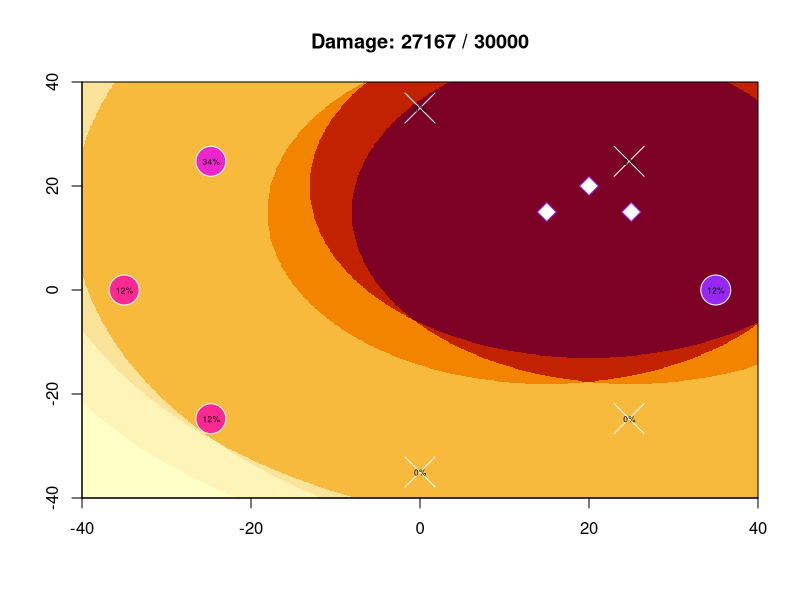

Generate this figure with R:
# defaults
# default energy by resonator level
res.defaultenergy <- c(1000, 1500, 2000, 2500, 3000, 4000, 5000, 6000)
# resonator colours, by level (stolen from IPAS)
res.colors = c("#fece5a", "#ffa630", "#ff7315", "#e40000", "#fd2992", "#eb26cd", "#c124e0", "#9627f4")

# input data

# ALL L1, 35m distance
# level, 1-8, use NA for missing res
#res.level <- rep(1, 8)
# distance from portal center, in m, 1-40
#res.distance <- rep(35, 8)

# LAZY LOADING, 1xL8 PLAYER, 35M DIST
res.level <- c(8,7,6,6,5,5,4,4)
res.distance <- rep(35, 8)

# HIGHEST RES PLACED ADJACENT TO LOWEST NEIGHBORS, 1xL8, 35m
#res.level <- c(8,4,6,5,7,5,6,4)
#res.distance <- rep(35, 8)

# STREET PORTAL STRATEGY, traffic from the west
#res.level <- c(5,4,4,5,6,7,8,6)
#res.distance <- c(35, 35, 35, 35, 35, 5, 1, 5)

# remaining energy (initialise to 100%)
res.energy <- res.defaultenergy[res.level]

# BURSTERS
# 7,6,5 travelling west-to-east
#bursters.levels = c(7,6,5)
#bursters.x = c(-40, -20,  0)
#bursters.y = c(-5,   -5, -5)

# 8s in the center (the last param in rep is the number of bursters, e.g. 3)
#bursters.levels = rep(8, 3)
#bursters.x = rep(0, 3)
#bursters.y = rep(0, 3)

# burster placement that matches the lazy loading res arrangement (i.e. an 8 burster at 35m E, 7 at 35m NE, etc)
#bursters.levels = c(8,7,6,6,5,5,4,4)
#bursters.x = c(35, 25, 0,  -25, -35, -25, 0,   25)
#bursters.y = c(0,  25, 35, 25,  0,   -25, -35, -25)

# 3x8s over the eastern side (looks kinda nice, good for demoing ;)
bursters.levels = c(8,8,8)
bursters.x = c(15, 20, 25)
bursters.y = c(15, 20, 15)


# 4x8s over the eastern side
# this seems to be a decent strategy against lazy loading
#bursters.levels = c(8,8,8,8)
#bursters.x = c(15, 20, 25, 20)
#bursters.y = c(15, 20, 15, 10)

# no bursters, just show the resonators
#bursters.levels = c()
#bursters.x = c()
#bursters.y = c()


bursters.col = res.colors[bursters.levels]

# polar -> cartesian conversion functions
res.getx = function (distance, index) {
  # angle is in radians, index 0 = EAST, rotating CCW
  angle = (index - 1) * pi / 4
  cos(angle) * distance
}
res.gety = function (distance, index) {
  # angle is in radians, index 0 = EAST, rotating CCW
  angle = (index - 1) * pi / 4
  sin(angle) * distance
}


burster.max_range = c(42, 48, 58, 72, 90, 112, 138, 168)
burster.gr_steps = c(8, 9, 11, 14, 18, 22, 27, 33)
burster.base_damage = c(136, 224, 408, 630, 855, 1072, 1350, 1755)
# (x,y): co-ordinate for which to calculate damage
# bl: level of burster being fired
# (bx,by): co-ordinate of burster being fired
graphracer <- function (x,y,bl,bx,by) {
  dist = sqrt((bx-x)^2 + (by-y)^2)
  if (dist > burster.max_range[bl])
    0
  else {
    step = burster.gr_steps[bl]
    circle = floor(dist / step)
    dmg = burster.base_damage[bl] / (2 ^ circle)
    dmg = max(c(0, dmg))
    round(dmg)
  }
}

damage_func = graphracer

# plot the background; burster damage

# matrix & picture of burster damage
# 800x800 matrix for -40.0 to +40.0 w/0.1 increment steps
dmg_matrix <- matrix(0, 800, 800)
res.symbols = rep(21, 8)
res.energypct = rep("100%", 8)
total_dmg = 0
if (length(bursters.levels > 0)) {
  for (i in 1:length(bursters.levels)) {
    for (x in -400:400) {
      for (y in -400:400) {
        dx = x / 10
        dy = y / 10
        dmg_matrix[x+400,y+400] = dmg_matrix[x+400,y+400] + 
          damage_func(dx,dy, bursters.levels[i], bursters.x[i],bursters.y[i])
      }
    }
  }
  image(dmg_matrix, frame.plot=F, axes=F)
  par(new=T) # persist previous image & draw over it

  # calculate damage on the resonators
  for (i in 1:8) {
    if (!is.na(res.level[i])) {
      x = res.getx(res.distance[i], i)
      y = res.gety(res.distance[i], i)
      # pull damage from the matrix, capping out at the resonator's energy level
      dmg = min(dmg_matrix[round(x*10)+400,round(y*10)+400], res.energy[i])
      # update resonator energy level
      new_energy = res.energy[i] - dmg
      res.energypct[i] = paste(round((new_energy / res.energy[i]) * 100), "%", sep="")
      res.energy[i] = new_energy
      if (res.energy[i] == 0)
        res.symbols[i] = 4
      
      total_dmg = total_dmg + dmg
    }
  }
}

# plot the resonators
par(pty="s") # keep the aspect ratio square
#plot(-40:40,-40:40,type="n",xaxs="i",yaxs="i") # draw an empty plot so we can get gridlines behind data points
#axis(1, pos=0, col="#aaaaaa", col.axis="#aaaaaa")
#axis(2, pos=0, las=2, col="#aaaaaa", col.axis="#aaaaaa")
#par(new=T)
plot(diag(sapply(res.distance, res.getx, 1:8)), diag(sapply(res.distance, res.gety, 1:8)), 
     ylim=c(-40, 40), xlim=c(-40,40), xlab="", ylab="", xaxs="i", yaxs="i",
     bg=res.colors[res.level], pch=res.symbols, cex=4, col="#ffffff")

# plot the bursters
points(bursters.x, bursters.y, pch=23, cex=2, col=bursters.col, bg=0)

# plot res %
if (length(bursters.levels) > 0) {
  text(diag(sapply(res.distance, res.getx, 1:8)), diag(sapply(res.distance, res.gety, 1:8)),
       res.energypct, cex=0.5)
  title(main=paste("Damage:", total_dmg, "/", (total_dmg+sum(res.energy))))
}
